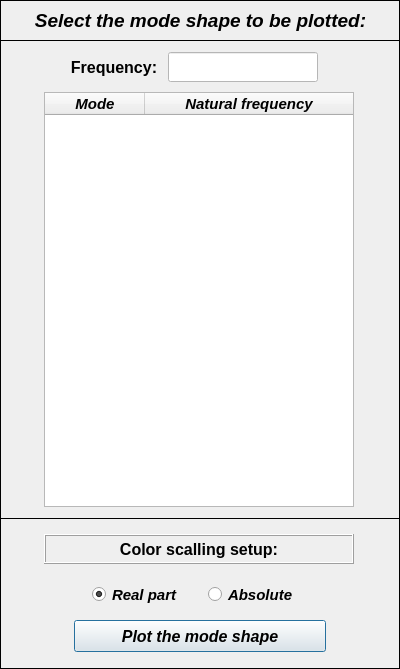
<?xml version="1.0" encoding="UTF-8"?>
<ui version="4.0">
 <class>Dialog</class>
 <widget class="QDialog" name="Dialog">
  <property name="windowModality">
   <enum>Qt::NonModal</enum>
  </property>
  <property name="geometry">
   <rect>
    <x>0</x>
    <y>0</y>
    <width>400</width>
    <height>669</height>
   </rect>
  </property>
  <property name="sizePolicy">
   <sizepolicy hsizetype="Fixed" vsizetype="Fixed">
    <horstretch>0</horstretch>
    <verstretch>0</verstretch>
   </sizepolicy>
  </property>
  <property name="minimumSize">
   <size>
    <width>400</width>
    <height>669</height>
   </size>
  </property>
  <property name="maximumSize">
   <size>
    <width>400</width>
    <height>669</height>
   </size>
  </property>
  <property name="contextMenuPolicy">
   <enum>Qt::DefaultContextMenu</enum>
  </property>
  <property name="windowTitle">
   <string>Plot mode shapes</string>
  </property>
  <property name="windowIcon">
   <iconset>
    <normaloff>../../../../../../Downloads/load - Copia.png</normaloff>../../../../../../Downloads/load - Copia.png</iconset>
  </property>
  <property name="whatsThis">
   <string/>
  </property>
  <widget class="QFrame" name="frame_2">
   <property name="geometry">
    <rect>
     <x>0</x>
     <y>40</y>
     <width>400</width>
     <height>479</height>
    </rect>
   </property>
   <property name="sizeIncrement">
    <size>
     <width>400</width>
     <height>0</height>
    </size>
   </property>
   <property name="baseSize">
    <size>
     <width>400</width>
     <height>0</height>
    </size>
   </property>
   <property name="frameShape">
    <enum>QFrame::Box</enum>
   </property>
   <property name="frameShadow">
    <enum>QFrame::Plain</enum>
   </property>
   <widget class="QTreeWidget" name="treeWidget">
    <property name="geometry">
     <rect>
      <x>44</x>
      <y>52</y>
      <width>310</width>
      <height>415</height>
     </rect>
    </property>
    <property name="minimumSize">
     <size>
      <width>310</width>
      <height>415</height>
     </size>
    </property>
    <property name="maximumSize">
     <size>
      <width>310</width>
      <height>415</height>
     </size>
    </property>
    <property name="font">
     <font>
      <family>Arial</family>
      <pointsize>11</pointsize>
      <weight>75</weight>
      <italic>true</italic>
      <bold>true</bold>
     </font>
    </property>
    <column>
     <property name="text">
      <string>Mode</string>
     </property>
     <property name="font">
      <font>
       <family>Arial</family>
       <pointsize>11</pointsize>
       <weight>75</weight>
       <italic>true</italic>
       <bold>true</bold>
      </font>
     </property>
     <property name="textAlignment">
      <set>AlignCenter</set>
     </property>
    </column>
    <column>
     <property name="text">
      <string notr="true">Natural frequency</string>
     </property>
     <property name="font">
      <font>
       <family>Arial</family>
       <pointsize>11</pointsize>
       <weight>75</weight>
       <italic>true</italic>
       <bold>true</bold>
      </font>
     </property>
     <property name="textAlignment">
      <set>AlignCenter</set>
     </property>
    </column>
   </widget>
   <widget class="QLineEdit" name="lineEdit_natural_frequency">
    <property name="enabled">
     <bool>false</bool>
    </property>
    <property name="geometry">
     <rect>
      <x>168</x>
      <y>12</y>
      <width>150</width>
      <height>30</height>
     </rect>
    </property>
    <property name="font">
     <font>
      <family>Arial</family>
      <pointsize>12</pointsize>
      <weight>75</weight>
      <italic>true</italic>
      <bold>true</bold>
     </font>
    </property>
    <property name="styleSheet">
     <string notr="true">background-color: rgb(255, 255, 255);
color: rgb(0, 0, 255);</string>
    </property>
    <property name="alignment">
     <set>Qt::AlignCenter</set>
    </property>
   </widget>
   <widget class="QLabel" name="label_4">
    <property name="geometry">
     <rect>
      <x>64</x>
      <y>12</y>
      <width>100</width>
      <height>30</height>
     </rect>
    </property>
    <property name="font">
     <font>
      <family>Arial</family>
      <pointsize>12</pointsize>
      <weight>75</weight>
      <bold>true</bold>
     </font>
    </property>
    <property name="text">
     <string>Frequency:</string>
    </property>
    <property name="alignment">
     <set>Qt::AlignCenter</set>
    </property>
   </widget>
  </widget>
  <widget class="QFrame" name="frame">
   <property name="geometry">
    <rect>
     <x>0</x>
     <y>0</y>
     <width>400</width>
     <height>41</height>
    </rect>
   </property>
   <property name="minimumSize">
    <size>
     <width>400</width>
     <height>0</height>
    </size>
   </property>
   <property name="maximumSize">
    <size>
     <width>400</width>
     <height>16777215</height>
    </size>
   </property>
   <property name="frameShape">
    <enum>QFrame::Box</enum>
   </property>
   <property name="frameShadow">
    <enum>QFrame::Plain</enum>
   </property>
   <property name="lineWidth">
    <number>1</number>
   </property>
   <widget class="QLabel" name="label">
    <property name="geometry">
     <rect>
      <x>10</x>
      <y>4</y>
      <width>381</width>
      <height>33</height>
     </rect>
    </property>
    <property name="font">
     <font>
      <family>Arial</family>
      <pointsize>14</pointsize>
      <weight>75</weight>
      <italic>true</italic>
      <bold>true</bold>
     </font>
    </property>
    <property name="text">
     <string>Select the mode shape to be plotted:</string>
    </property>
    <property name="textFormat">
     <enum>Qt::AutoText</enum>
    </property>
    <property name="alignment">
     <set>Qt::AlignCenter</set>
    </property>
   </widget>
  </widget>
  <widget class="QFrame" name="frame_3">
   <property name="geometry">
    <rect>
     <x>0</x>
     <y>518</y>
     <width>400</width>
     <height>151</height>
    </rect>
   </property>
   <property name="frameShape">
    <enum>QFrame::Box</enum>
   </property>
   <property name="frameShadow">
    <enum>QFrame::Plain</enum>
   </property>
   <widget class="QWidget" name="horizontalLayoutWidget">
    <property name="geometry">
     <rect>
      <x>82</x>
      <y>62</y>
      <width>237</width>
      <height>29</height>
     </rect>
    </property>
    <layout class="QHBoxLayout" name="horizontalLayout">
     <item>
      <widget class="QRadioButton" name="radioButton_real_part">
       <property name="enabled">
        <bool>true</bool>
       </property>
       <property name="minimumSize">
        <size>
         <width>100</width>
         <height>21</height>
        </size>
       </property>
       <property name="maximumSize">
        <size>
         <width>100</width>
         <height>21</height>
        </size>
       </property>
       <property name="font">
        <font>
         <family>Arial</family>
         <pointsize>11</pointsize>
         <weight>75</weight>
         <italic>true</italic>
         <bold>true</bold>
         <stylestrategy>PreferAntialias</stylestrategy>
        </font>
       </property>
       <property name="focusPolicy">
        <enum>Qt::ClickFocus</enum>
       </property>
       <property name="text">
        <string>Real part</string>
       </property>
       <property name="checked">
        <bool>true</bool>
       </property>
      </widget>
     </item>
     <item>
      <widget class="QRadioButton" name="radioButton_absolute">
       <property name="minimumSize">
        <size>
         <width>100</width>
         <height>21</height>
        </size>
       </property>
       <property name="maximumSize">
        <size>
         <width>100</width>
         <height>21</height>
        </size>
       </property>
       <property name="font">
        <font>
         <family>Arial</family>
         <pointsize>11</pointsize>
         <weight>75</weight>
         <italic>true</italic>
         <bold>true</bold>
         <stylestrategy>PreferAntialias</stylestrategy>
        </font>
       </property>
       <property name="focusPolicy">
        <enum>Qt::ClickFocus</enum>
       </property>
       <property name="text">
        <string>Absolute</string>
       </property>
       <property name="checked">
        <bool>false</bool>
       </property>
      </widget>
     </item>
    </layout>
   </widget>
   <widget class="QLabel" name="label_6">
    <property name="geometry">
     <rect>
      <x>44</x>
      <y>16</y>
      <width>310</width>
      <height>30</height>
     </rect>
    </property>
    <property name="minimumSize">
     <size>
      <width>310</width>
      <height>30</height>
     </size>
    </property>
    <property name="maximumSize">
     <size>
      <width>310</width>
      <height>30</height>
     </size>
    </property>
    <property name="font">
     <font>
      <family>Arial</family>
      <pointsize>12</pointsize>
      <weight>75</weight>
      <italic>false</italic>
      <bold>true</bold>
     </font>
    </property>
    <property name="frameShape">
     <enum>QFrame::Box</enum>
    </property>
    <property name="frameShadow">
     <enum>QFrame::Raised</enum>
    </property>
    <property name="midLineWidth">
     <number>0</number>
    </property>
    <property name="text">
     <string>Color scalling setup:</string>
    </property>
    <property name="alignment">
     <set>Qt::AlignCenter</set>
    </property>
   </widget>
   <widget class="QPushButton" name="pushButton">
    <property name="geometry">
     <rect>
      <x>74</x>
      <y>102</y>
      <width>252</width>
      <height>32</height>
     </rect>
    </property>
    <property name="minimumSize">
     <size>
      <width>252</width>
      <height>32</height>
     </size>
    </property>
    <property name="maximumSize">
     <size>
      <width>252</width>
      <height>55</height>
     </size>
    </property>
    <property name="font">
     <font>
      <family>Arial</family>
      <pointsize>12</pointsize>
      <weight>75</weight>
      <italic>true</italic>
      <bold>true</bold>
     </font>
    </property>
    <property name="text">
     <string>Plot the mode shape</string>
    </property>
   </widget>
  </widget>
 </widget>
 <resources/>
 <connections/>
</ui>
